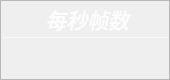
                    <widget class="QFrame" name="Fps_QF_cam">
                     <property name="minimumSize">
                      <size>
                       <width>170</width>
                       <height>80</height>
                      </size>
                     </property>
                     <property name="maximumSize">
                      <size>
                       <width>170</width>
                       <height>80</height>
                      </size>
                     </property>
                     <property name="toolTipDuration">
                      <number>0</number>
                     </property>
                     <property name="styleSheet">
                      <string notr="true">QFrame#Fps_QF_cam{
color: rgb(255, 255, 255);
border-radius: 15px;
background-color: qradialgradient(cx:0, cy:0, radius:1, fx:0.1, fy:0.1, stop:0 rgb(255, 100, 100),  stop:1 rgb(255, 150, 100));
border: 1px outset rgb(255, 125, 100)
}
</string>
                     </property>
                     <property name="frameShape">
                      <enum>QFrame::StyledPanel</enum>
                     </property>
                     <property name="frameShadow">
                      <enum>QFrame::Raised</enum>
                     </property>
                     <layout class="QVBoxLayout" name="verticalLayout_26" stretch="0,2,1">
                      <property name="spacing">
                       <number>0</number>
                      </property>
                      <property name="leftMargin">
                       <number>0</number>
                      </property>
                      <property name="topMargin">
                       <number>0</number>
                      </property>
                      <property name="rightMargin">
                       <number>0</number>
                      </property>
                      <property name="bottomMargin">
                       <number>0</number>
                      </property>
                      <item>
                       <widget class="QFrame" name="Fps_top_cam">
                        <property name="styleSheet">
                         <string notr="true">border:none</string>
                        </property>
                        <property name="frameShape">
                         <enum>QFrame::StyledPanel</enum>
                        </property>
                        <property name="frameShadow">
                         <enum>QFrame::Raised</enum>
                        </property>
                        <layout class="QHBoxLayout" name="horizontalLayout_18">
                         <property name="spacing">
                          <number>0</number>
                         </property>
                         <property name="leftMargin">
                          <number>0</number>
                         </property>
                         <property name="topMargin">
                          <number>3</number>
                         </property>
                         <property name="rightMargin">
                          <number>7</number>
                         </property>
                         <property name="bottomMargin">
                          <number>3</number>
                         </property>
                         <item>
                          <widget class="QLabel" name="label_11">
                           <property name="maximumSize">
                            <size>
                             <width>16777215</width>
                             <height>30</height>
                            </size>
                           </property>
                           <property name="font">
                            <font>
                             <family>Segoe UI</family>
                             <pointsize>16</pointsize>
                             <italic>true</italic>
                             <bold>true</bold>
                            </font>
                           </property>
                           <property name="styleSheet">
                            <string notr="true">color: rgba(255, 255, 255,210);
padding-left:12px;
font: 700 italic 16pt &quot;Segoe UI&quot;;</string>
                           </property>
                           <property name="midLineWidth">
                            <number>-1</number>
                           </property>
                           <property name="text">
                            <string>每秒帧数</string>
                           </property>
                           <property name="alignment">
                            <set>Qt::AlignCenter</set>
                           </property>
                           <property name="wordWrap">
                            <bool>false</bool>
                           </property>
                           <property name="indent">
                            <number>0</number>
                           </property>
                          </widget>
                         </item>
                        </layout>
                       </widget>
                      </item>
                      <item>
                       <widget class="Line" name="line_8">
                        <property name="maximumSize">
                         <size>
                          <width>16777215</width>
                          <height>1</height>
                         </size>
                        </property>
                        <property name="styleSheet">
                         <string notr="true">background-color: rgba(255, 255, 255, 89);</string>
                        </property>
                        <property name="orientation">
                         <enum>Qt::Horizontal</enum>
                        </property>
                       </widget>
                      </item>
                      <item>
                       <widget class="QFrame" name="Fps_bottom_cam">
                        <property name="styleSheet">
                         <string notr="true">border:none</string>
                        </property>
                        <property name="frameShape">
                         <enum>QFrame::StyledPanel</enum>
                        </property>
                        <property name="frameShadow">
                         <enum>QFrame::Raised</enum>
                        </property>
                        <layout class="QVBoxLayout" name="verticalLayout_27">
                         <property name="spacing">
                          <number>0</number>
                         </property>
                         <property name="leftMargin">
                          <number>0</number>
                         </property>
                         <property name="topMargin">
                          <number>6</number>
                         </property>
                         <property name="rightMargin">
                          <number>0</number>
                         </property>
                         <property name="bottomMargin">
                          <number>6</number>
                         </property>
                         <item alignment="Qt::AlignTop">
                          <widget class="QLabel" name="fps_label_cam">
                           <property name="minimumSize">
                            <size>
                             <width>0</width>
                             <height>30</height>
                            </size>
                           </property>
                           <property name="maximumSize">
                            <size>
                             <width>16777215</width>
                             <height>30</height>
                            </size>
                           </property>
                           <property name="font">
                            <font>
                             <family>Microsoft YaHei UI</family>
                             <pointsize>17</pointsize>
                             <italic>false</italic>
                             <bold>false</bold>
                             <underline>false</underline>
                            </font>
                           </property>
                           <property name="styleSheet">
                            <string notr="true">color: rgb(255, 255, 255);
font: 17pt &quot;Microsoft YaHei UI&quot;;</string>
                           </property>
                           <property name="text">
                            <string/>
                           </property>
                           <property name="alignment">
                            <set>Qt::AlignCenter</set>
                           </property>
                          </widget>
                         </item>
                        </layout>
                       </widget>
                      </item>
                     </layout>
                    </widget>
